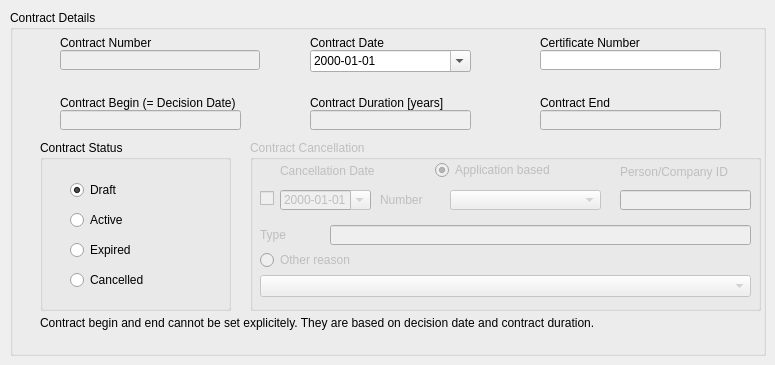
   <widget class="QWidget" name="tab_3">
    <attribute name="title">
     <string>Contract Details</string>
    </attribute>
    <widget class="QGroupBox" name="groupBox_2">
     <property name="geometry">
      <rect>
       <x>10</x>
       <y>10</y>
       <width>756</width>
       <height>346</height>
      </rect>
     </property>
     <property name="title">
      <string>Contract Details</string>
     </property>
     <widget class="QLineEdit" name="contract_num_edit">
      <property name="enabled">
       <bool>false</bool>
      </property>
      <property name="geometry">
       <rect>
        <x>50</x>
        <y>40</y>
        <width>200</width>
        <height>20</height>
       </rect>
      </property>
     </widget>
     <widget class="QLabel" name="label_15">
      <property name="geometry">
       <rect>
        <x>50</x>
        <y>25</y>
        <width>171</width>
        <height>16</height>
       </rect>
      </property>
      <property name="text">
       <string>Contract Number</string>
      </property>
     </widget>
     <widget class="QLineEdit" name="contract_begin_edit">
      <property name="enabled">
       <bool>false</bool>
      </property>
      <property name="geometry">
       <rect>
        <x>50</x>
        <y>100</y>
        <width>181</width>
        <height>20</height>
       </rect>
      </property>
     </widget>
     <widget class="QLabel" name="label_16">
      <property name="geometry">
       <rect>
        <x>50</x>
        <y>85</y>
        <width>241</width>
        <height>16</height>
       </rect>
      </property>
      <property name="text">
       <string>Contract Begin (= Decision Date)</string>
      </property>
     </widget>
     <widget class="QLabel" name="label_19">
      <property name="geometry">
       <rect>
        <x>300</x>
        <y>25</y>
        <width>200</width>
        <height>16</height>
       </rect>
      </property>
      <property name="text">
       <string>Contract Date</string>
      </property>
     </widget>
     <widget class="QLabel" name="label_20">
      <property name="geometry">
       <rect>
        <x>300</x>
        <y>85</y>
        <width>200</width>
        <height>16</height>
       </rect>
      </property>
      <property name="text">
       <string>Contract Duration [years]</string>
      </property>
     </widget>
     <widget class="QLabel" name="label_21">
      <property name="geometry">
       <rect>
        <x>530</x>
        <y>25</y>
        <width>200</width>
        <height>16</height>
       </rect>
      </property>
      <property name="text">
       <string>Certificate Number</string>
      </property>
     </widget>
     <widget class="QLabel" name="label_22">
      <property name="geometry">
       <rect>
        <x>530</x>
        <y>85</y>
        <width>200</width>
        <height>16</height>
       </rect>
      </property>
      <property name="text">
       <string>Contract End</string>
      </property>
     </widget>
     <widget class="QDateEdit" name="contract_date">
      <property name="geometry">
       <rect>
        <x>300</x>
        <y>40</y>
        <width>161</width>
        <height>22</height>
       </rect>
      </property>
      <property name="displayFormat">
       <string>yyyy-MM-dd</string>
      </property>
      <property name="calendarPopup">
       <bool>true</bool>
      </property>
     </widget>
     <widget class="QLineEdit" name="contract_duration_edit">
      <property name="enabled">
       <bool>false</bool>
      </property>
      <property name="geometry">
       <rect>
        <x>300</x>
        <y>100</y>
        <width>161</width>
        <height>20</height>
       </rect>
      </property>
     </widget>
     <widget class="QLineEdit" name="calculated_num_edit">
      <property name="enabled">
       <bool>true</bool>
      </property>
      <property name="geometry">
       <rect>
        <x>530</x>
        <y>40</y>
        <width>181</width>
        <height>20</height>
       </rect>
      </property>
     </widget>
     <widget class="QLineEdit" name="contract_end_edit">
      <property name="enabled">
       <bool>false</bool>
      </property>
      <property name="geometry">
       <rect>
        <x>530</x>
        <y>100</y>
        <width>181</width>
        <height>20</height>
       </rect>
      </property>
     </widget>
     <widget class="QGroupBox" name="status_groupbox">
      <property name="geometry">
       <rect>
        <x>30</x>
        <y>130</y>
        <width>191</width>
        <height>171</height>
       </rect>
      </property>
      <property name="title">
       <string>Contract Status</string>
      </property>
      <widget class="QRadioButton" name="draft_rbutton">
       <property name="geometry">
        <rect>
         <x>30</x>
         <y>40</y>
         <width>151</width>
         <height>20</height>
        </rect>
       </property>
       <property name="text">
        <string>Draft</string>
       </property>
       <property name="checked">
        <bool>true</bool>
       </property>
       <attribute name="buttonGroup">
        <string notr="true">contract_status_groupbox</string>
       </attribute>
      </widget>
      <widget class="QRadioButton" name="active_rbutton">
       <property name="geometry">
        <rect>
         <x>30</x>
         <y>70</y>
         <width>200</width>
         <height>20</height>
        </rect>
       </property>
       <property name="text">
        <string>Active</string>
       </property>
       <attribute name="buttonGroup">
        <string notr="true">contract_status_groupbox</string>
       </attribute>
      </widget>
      <widget class="QRadioButton" name="expired_rbutton">
       <property name="geometry">
        <rect>
         <x>30</x>
         <y>100</y>
         <width>146</width>
         <height>20</height>
        </rect>
       </property>
       <property name="text">
        <string>Expired</string>
       </property>
       <attribute name="buttonGroup">
        <string notr="true">contract_status_groupbox</string>
       </attribute>
      </widget>
      <widget class="QRadioButton" name="cancelled_rbutton">
       <property name="geometry">
        <rect>
         <x>30</x>
         <y>130</y>
         <width>151</width>
         <height>20</height>
        </rect>
       </property>
       <property name="text">
        <string>Cancelled</string>
       </property>
       <attribute name="buttonGroup">
        <string notr="true">contract_status_groupbox</string>
       </attribute>
      </widget>
     </widget>
     <widget class="QGroupBox" name="contract_cancellation_groupbox">
      <property name="enabled">
       <bool>false</bool>
      </property>
      <property name="geometry">
       <rect>
        <x>240</x>
        <y>130</y>
        <width>511</width>
        <height>171</height>
       </rect>
      </property>
      <property name="title">
       <string>Contract Cancellation</string>
      </property>
      <widget class="QDateEdit" name="cancelation_date">
       <property name="enabled">
        <bool>false</bool>
       </property>
       <property name="geometry">
        <rect>
         <x>30</x>
         <y>50</y>
         <width>91</width>
         <height>20</height>
        </rect>
       </property>
       <property name="displayFormat">
        <string>yyyy-MM-dd</string>
       </property>
       <property name="calendarPopup">
        <bool>true</bool>
       </property>
      </widget>
      <widget class="QLabel" name="label_23">
       <property name="geometry">
        <rect>
         <x>30</x>
         <y>21</y>
         <width>200</width>
         <height>20</height>
        </rect>
       </property>
       <property name="text">
        <string>Cancellation Date</string>
       </property>
      </widget>
      <widget class="QRadioButton" name="application_based_rbutton">
       <property name="geometry">
        <rect>
         <x>185</x>
         <y>20</y>
         <width>200</width>
         <height>20</height>
        </rect>
       </property>
       <property name="sizePolicy">
        <sizepolicy hsizetype="Minimum" vsizetype="Fixed">
         <horstretch>0</horstretch>
         <verstretch>0</verstretch>
        </sizepolicy>
       </property>
       <property name="text">
        <string>Application based</string>
       </property>
       <property name="checked">
        <bool>true</bool>
       </property>
       <attribute name="buttonGroup">
        <string notr="true">cancellation_reason_groupbox</string>
       </attribute>
      </widget>
      <widget class="QComboBox" name="app_number_cbox">
       <property name="enabled">
        <bool>false</bool>
       </property>
       <property name="geometry">
        <rect>
         <x>200</x>
         <y>50</y>
         <width>151</width>
         <height>20</height>
        </rect>
       </property>
      </widget>
      <widget class="QLabel" name="label_24">
       <property name="geometry">
        <rect>
         <x>130</x>
         <y>52</y>
         <width>66</width>
         <height>16</height>
        </rect>
       </property>
       <property name="text">
        <string>Number</string>
       </property>
      </widget>
      <widget class="QLineEdit" name="type_edit">
       <property name="enabled">
        <bool>false</bool>
       </property>
       <property name="geometry">
        <rect>
         <x>80</x>
         <y>85</y>
         <width>421</width>
         <height>20</height>
        </rect>
       </property>
      </widget>
      <widget class="QLabel" name="label_25">
       <property name="geometry">
        <rect>
         <x>10</x>
         <y>87</y>
         <width>66</width>
         <height>16</height>
        </rect>
       </property>
       <property name="text">
        <string>Type</string>
       </property>
      </widget>
      <widget class="QComboBox" name="other_reason_cbox">
       <property name="enabled">
        <bool>false</bool>
       </property>
       <property name="geometry">
        <rect>
         <x>10</x>
         <y>135</y>
         <width>491</width>
         <height>22</height>
        </rect>
       </property>
      </widget>
      <widget class="QRadioButton" name="other_reason_rbutton">
       <property name="geometry">
        <rect>
         <x>10</x>
         <y>110</y>
         <width>200</width>
         <height>20</height>
        </rect>
       </property>
       <property name="text">
        <string>Other reason</string>
       </property>
       <attribute name="buttonGroup">
        <string notr="true">cancellation_reason_groupbox</string>
       </attribute>
      </widget>
      <widget class="QCheckBox" name="cancellation_date_check_box">
       <property name="geometry">
        <rect>
         <x>10</x>
         <y>50</y>
         <width>16</width>
         <height>16</height>
        </rect>
       </property>
       <property name="text">
        <string/>
       </property>
      </widget>
      <widget class="QLineEdit" name="person_id_edit">
       <property name="enabled">
        <bool>false</bool>
       </property>
       <property name="geometry">
        <rect>
         <x>370</x>
         <y>50</y>
         <width>131</width>
         <height>20</height>
        </rect>
       </property>
      </widget>
      <widget class="QLabel" name="label_30">
       <property name="geometry">
        <rect>
         <x>370</x>
         <y>24</y>
         <width>131</width>
         <height>16</height>
        </rect>
       </property>
       <property name="text">
        <string>Person/Company ID</string>
       </property>
      </widget>
     </widget>
     <widget class="QLabel" name="label_26">
      <property name="geometry">
       <rect>
        <x>30</x>
        <y>305</y>
        <width>721</width>
        <height>16</height>
       </rect>
      </property>
      <property name="text">
       <string>Contract begin and end cannot be set explicitely. They are based on decision date and contract duration.</string>
      </property>
     </widget>
     <widget class="QLabel" name="error_label">
      <property name="geometry">
       <rect>
        <x>30</x>
        <y>325</y>
        <width>711</width>
        <height>16</height>
       </rect>
      </property>
      <property name="text">
       <string/>
      </property>
     </widget>
    </widget>
   </widget>
